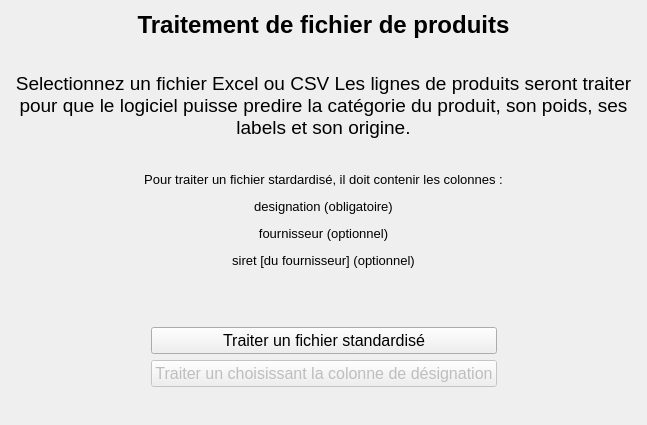
<?xml version="1.0" encoding="UTF-8"?>
<ui version="4.0">
 <class>Form</class>
 <widget class="QWidget" name="Form">
  <property name="geometry">
   <rect>
    <x>0</x>
    <y>0</y>
    <width>647</width>
    <height>425</height>
   </rect>
  </property>
  <property name="sizePolicy">
   <sizepolicy hsizetype="Expanding" vsizetype="Expanding">
    <horstretch>0</horstretch>
    <verstretch>0</verstretch>
   </sizepolicy>
  </property>
  <property name="font">
   <font>
    <pointsize>12</pointsize>
   </font>
  </property>
  <property name="windowTitle">
   <string>Form</string>
  </property>
  <layout class="QVBoxLayout" name="verticalLayout_2">
   <item>
    <widget class="QLabel" name="label">
     <property name="text">
      <string>&lt;html&gt;&lt;head/&gt;&lt;body&gt;&lt;p align=&quot;center&quot;&gt;&lt;span style=&quot; font-size:18pt; font-weight:700;&quot;&gt;Traitement de fichier de produits&lt;/span&gt;&lt;/p&gt;&lt;/body&gt;&lt;/html&gt;</string>
     </property>
    </widget>
   </item>
   <item>
    <spacer name="verticalSpacer_3">
     <property name="orientation">
      <enum>Qt::Orientation::Vertical</enum>
     </property>
     <property name="sizeHint" stdset="0">
      <size>
       <width>20</width>
       <height>40</height>
      </size>
     </property>
    </spacer>
   </item>
   <item>
    <widget class="QLabel" name="label_2">
     <property name="lineWidth">
      <number>0</number>
     </property>
     <property name="text">
      <string>&lt;html&gt;&lt;head/&gt;&lt;body&gt;&lt;p align=&quot;center&quot;&gt;&lt;span style=&quot; font-size:14pt;&quot;&gt;Selectionnez un fichier Excel ou CSV Les lignes de produits seront traiter pour que le logiciel puisse predire la catégorie du produit, son poids, ses labels et son origine.&lt;/span&gt;&lt;/p&gt;&lt;/body&gt;&lt;/html&gt;</string>
     </property>
     <property name="wordWrap">
      <bool>true</bool>
     </property>
     <property name="margin">
      <number>0</number>
     </property>
     <property name="indent">
      <number>0</number>
     </property>
    </widget>
   </item>
   <item>
    <spacer name="verticalSpacer_4">
     <property name="orientation">
      <enum>Qt::Orientation::Vertical</enum>
     </property>
     <property name="sizeHint" stdset="0">
      <size>
       <width>20</width>
       <height>40</height>
      </size>
     </property>
    </spacer>
   </item>
   <item>
    <widget class="QLabel" name="label_3">
     <property name="text">
      <string>&lt;html&gt;&lt;head/&gt;&lt;body&gt;&lt;p align=&quot;center&quot;&gt;&lt;span style=&quot; font-size:10pt;&quot;&gt;Pour traiter un fichier stardardisé, il doit contenir les colonnes :&lt;/span&gt;&lt;/p&gt;&lt;p align=&quot;center&quot;&gt;&lt;span style=&quot; font-size:10pt;&quot;&gt;designation (obligatoire)&lt;/span&gt;&lt;/p&gt;&lt;p align=&quot;center&quot;&gt;&lt;span style=&quot; font-size:10pt;&quot;&gt;fournisseur (optionnel)&lt;/span&gt;&lt;/p&gt;&lt;p align=&quot;center&quot;&gt;&lt;span style=&quot; font-size:10pt;&quot;&gt;siret [du fournisseur] (optionnel)&lt;/span&gt;&lt;/p&gt;&lt;/body&gt;&lt;/html&gt;</string>
     </property>
     <property name="wordWrap">
      <bool>true</bool>
     </property>
    </widget>
   </item>
   <item>
    <spacer name="verticalSpacer_5">
     <property name="orientation">
      <enum>Qt::Orientation::Vertical</enum>
     </property>
     <property name="sizeHint" stdset="0">
      <size>
       <width>20</width>
       <height>40</height>
      </size>
     </property>
    </spacer>
   </item>
   <item>
    <spacer name="verticalSpacer">
     <property name="orientation">
      <enum>Qt::Orientation::Vertical</enum>
     </property>
     <property name="sizeHint" stdset="0">
      <size>
       <width>20</width>
       <height>40</height>
      </size>
     </property>
    </spacer>
   </item>
   <item>
    <layout class="QGridLayout" name="gridLayout">
     <item row="1" column="1">
      <widget class="QPushButton" name="b_Traitement_Choix">
       <property name="enabled">
        <bool>false</bool>
       </property>
       <property name="text">
        <string>Traiter un choisissant la colonne de désignation</string>
       </property>
       <attribute name="buttonGroup">
        <string notr="true">buttonGroup</string>
       </attribute>
      </widget>
     </item>
     <item row="0" column="1">
      <widget class="QPushButton" name="b_Traitement_Stardard">
       <property name="text">
        <string>Traiter un fichier standardisé</string>
       </property>
       <attribute name="buttonGroup">
        <string notr="true">buttonGroup</string>
       </attribute>
      </widget>
     </item>
     <item row="0" column="0">
      <spacer name="horizontalSpacer">
       <property name="orientation">
        <enum>Qt::Orientation::Horizontal</enum>
       </property>
       <property name="sizeHint" stdset="0">
        <size>
         <width>40</width>
         <height>20</height>
        </size>
       </property>
      </spacer>
     </item>
     <item row="0" column="2">
      <spacer name="horizontalSpacer_2">
       <property name="orientation">
        <enum>Qt::Orientation::Horizontal</enum>
       </property>
       <property name="sizeHint" stdset="0">
        <size>
         <width>40</width>
         <height>20</height>
        </size>
       </property>
      </spacer>
     </item>
    </layout>
   </item>
   <item>
    <spacer name="verticalSpacer_2">
     <property name="orientation">
      <enum>Qt::Orientation::Vertical</enum>
     </property>
     <property name="sizeHint" stdset="0">
      <size>
       <width>20</width>
       <height>40</height>
      </size>
     </property>
    </spacer>
   </item>
  </layout>
 </widget>
 <resources/>
 <connections/>
 <buttongroups>
  <buttongroup name="buttonGroup"/>
 </buttongroups>
</ui>
